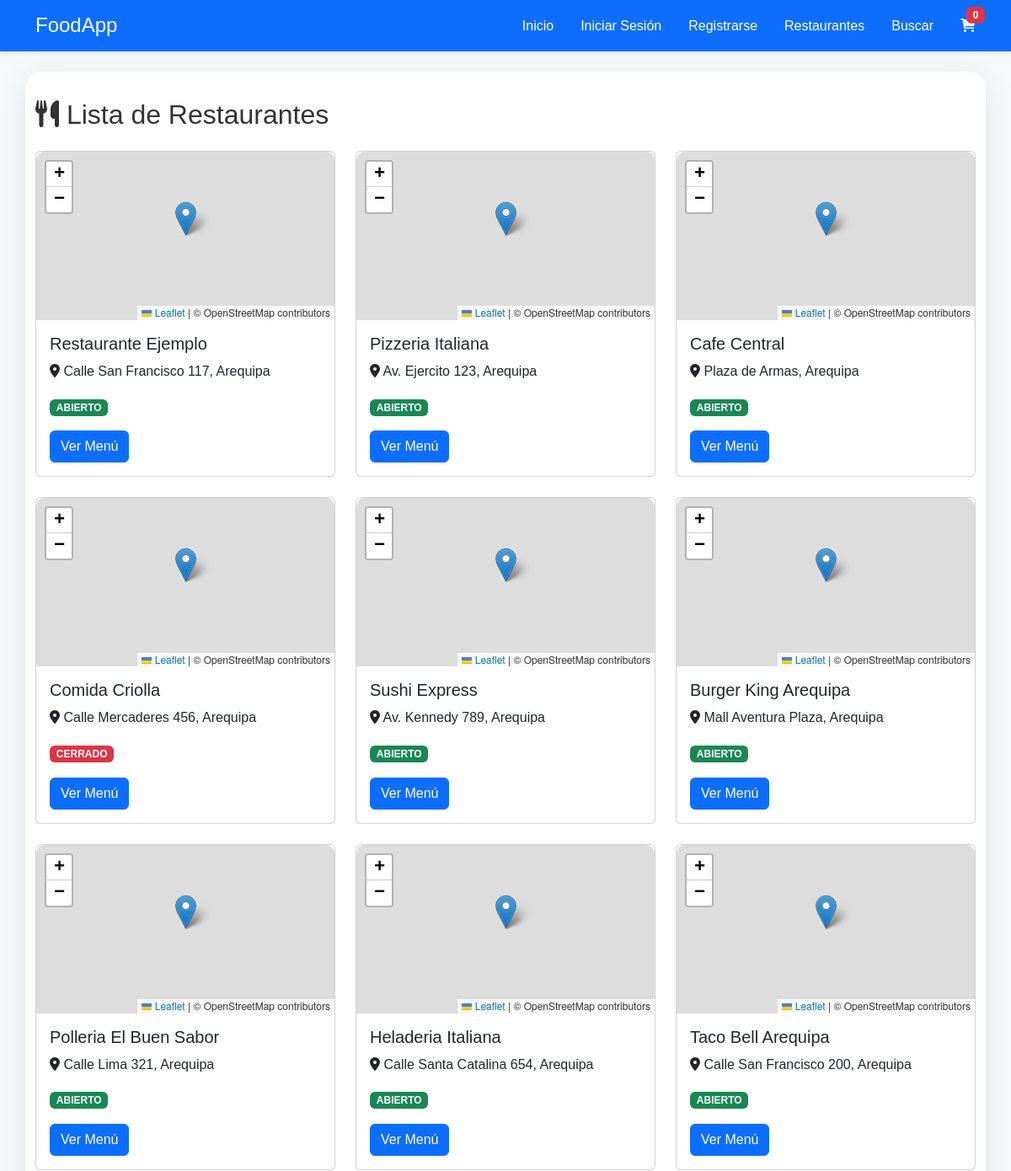
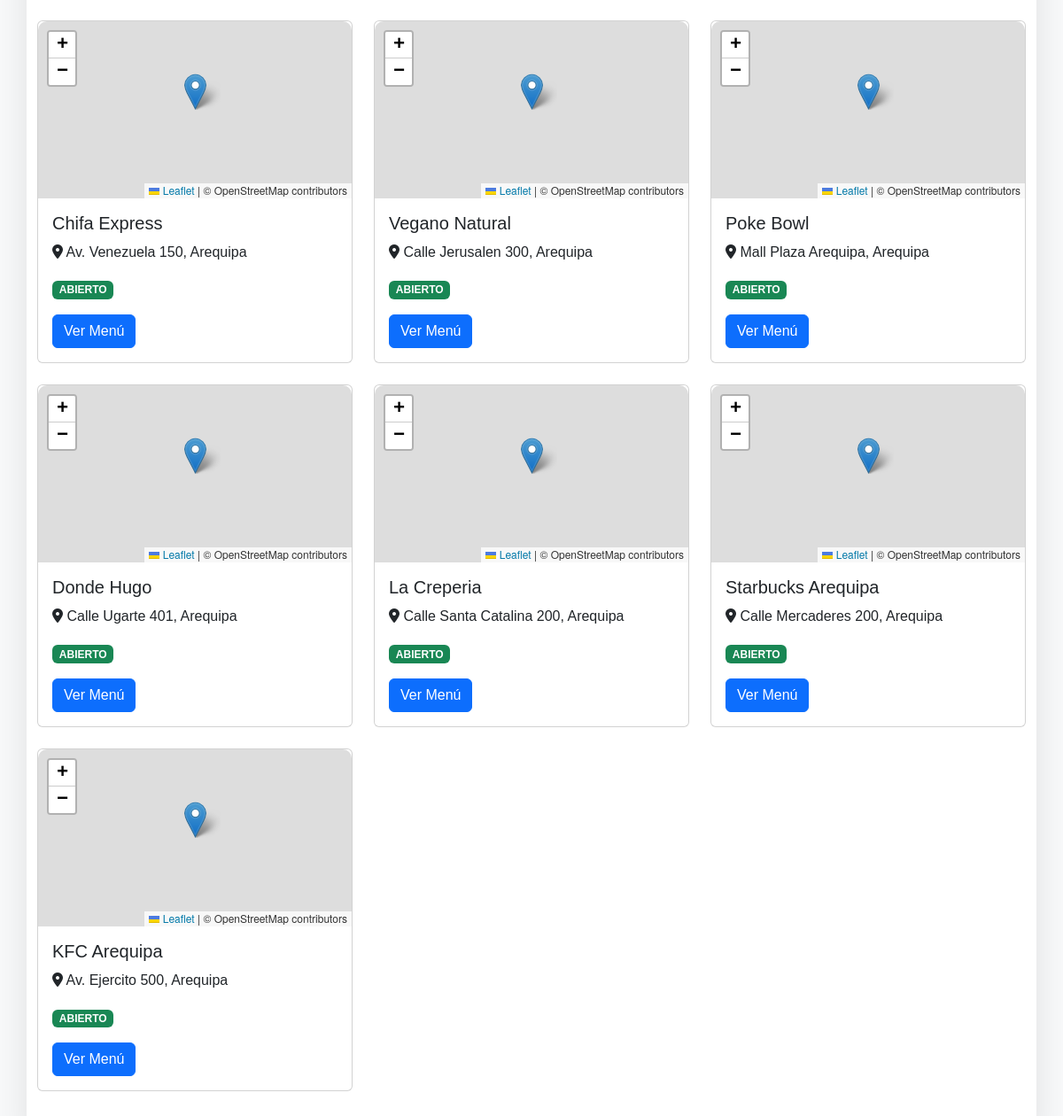
Page /foodapp_php/views/restaurantes.php on the committed database (2 pictures, top to bottom).
### tables this page shows
CREATE TABLE restaurantes (
    id INT AUTO_INCREMENT PRIMARY KEY,
    nombre VARCHAR(255) NOT NULL,
    ruc VARCHAR(20) UNIQUE,
    direccion TEXT,
    tiempo_entrega INT,
    calificacion FLOAT DEFAULT 0,
    estado ENUM('ABIERTO', 'CERRADO', 'OCUPADO') DEFAULT 'CERRADO',
    ubicacion_gps VARCHAR(255),
    usuario_id INT,
    imagen VARCHAR(255),  
    FOREIGN KEY (usuario_id) REFERENCES usuarios(id)
);

### foodapp_php/views/restaurantes.php (the view, shortened to what this page needs)
<!DOCTYPE html>
<html lang="es">
<head>
    <link href="https://cdn.jsdelivr.net/npm/bootstrap@5.3.0/dist/css/bootstrap.min.css" rel="stylesheet">
    <link rel="stylesheet" href="https://cdnjs.cloudflare.com/ajax/libs/font-awesome/6.0.0/css/all.min.css">
    <link rel="stylesheet" href="https://unpkg.com/leaflet@1.9.4/dist/leaflet.css" />
    <link rel="stylesheet" href="../assets/style.css">
</head>
<body>
    <?php include 'header.php'; ?>
    <main class="container mt-4">
        <h2 class="mb-4"><i class="fas fa-utensils"></i> Lista de Restaurantes</h2>
        <div class="row" id="restaurantes-container">
            <?php
            include_once '../includes/config.php';
            $sql = "SELECT * FROM restaurantes";
            $result = $conn->query($sql);
            if ($result->num_rows > 0) {
                while($row = $result->fetch_assoc()) {
                    $estadoClass = $row['estado'] == 'ABIERTO' ? 'success' : ($row['estado'] == 'CERRADO' ? 'danger' : 'warning');
                    echo "<div class='col-md-6 col-lg-4 mb-4'>
                            <div class='card h-100'>
                                <div id='map-{$row['id']}' style='height: 200px; border-radius: 10px 10px 0 0;'></div>
                                <div class='card-body'>
                                    <h5 class='card-title'>{$row['nombre']}</h5>
                                    <p class='card-text'><i class='fas fa-map-marker-alt'></i> {$row['direccion']}</p>
                                    <p class='card-text'><span class='badge bg-{$estadoClass}'>{$row['estado']}</span></p>
                                    <a href='menu.php?id={$row['id']}' class='btn btn-primary'>Ver Menú</a>
                                </div>
                            </div>
                          </div>";
                }
            } else {
                echo "<div class='col-12'><div class='alert alert-info text-center'>No hay restaurantes disponibles.</div></div>";
            }
            ?>
        </div>
    </main>
</body>
</html>

### foodapp_php/assets/style.css (style rules this page uses)
body { font-family: 'Nunito', sans-serif; margin: 0; padding: 0; background: #f8f9fa; color: #333; line-height: 1.6; }
main { padding: 2rem; max-width: 1400px; margin: 0 auto; background: white; border-radius: 20px; margin-top: 20px; box-shadow: 0 10px 40px rgba(0,0,0,0.1); animation: fadeInUp 0.8s ease-out; }

### rows in the picture
restaurantes: nombre "Restaurante Ejemplo", direccion "Calle San Francisco 117, Arequipa", estado "ABIERTO"
restaurantes: $row['id'] 2 (drawn), nombre "Pizzeria Italiana", direccion "Av. Ejercito 123, Arequipa", estado "ABIERTO"
restaurantes: nombre "Cafe Central", direccion "Plaza de Armas, Arequipa", estado "ABIERTO"
restaurantes: nombre "Comida Criolla", direccion "Calle Mercaderes 456, Arequipa", estado "CERRADO"
restaurantes: nombre "Sushi Express", direccion "Av. Kennedy 789, Arequipa", estado "ABIERTO"
restaurantes: nombre "Burger King Arequipa", direccion "Mall Aventura Plaza, Arequipa", estado "ABIERTO"
restaurantes: nombre "Polleria El Buen Sabor", direccion "Calle Lima 321, Arequipa", estado "ABIERTO"
restaurantes: nombre "Heladeria Italiana", direccion "Calle Santa Catalina 654, Arequipa", estado "ABIERTO"
restaurantes: nombre "Taco Bell Arequipa", direccion "Calle San Francisco 200, Arequipa", estado "ABIERTO"
restaurantes: nombre "Chifa Express", direccion "Av. Venezuela 150, Arequipa", estado "ABIERTO"
restaurantes: nombre "Vegano Natural", direccion "Calle Jerusalen 300, Arequipa", estado "ABIERTO"
restaurantes: nombre "Poke Bowl", direccion "Mall Plaza Arequipa, Arequipa", estado "ABIERTO"
restaurantes: nombre "Donde Hugo", direccion "Calle Ugarte 401, Arequipa", estado "ABIERTO"
restaurantes: nombre "La Creperia", direccion "Calle Santa Catalina 200, Arequipa", estado "ABIERTO"
restaurantes: nombre "Starbucks Arequipa", direccion "Calle Mercaderes 200, Arequipa", estado "ABIERTO"
restaurantes: nombre "KFC Arequipa", direccion "Av. Ejercito 500, Arequipa", estado "ABIERTO"
